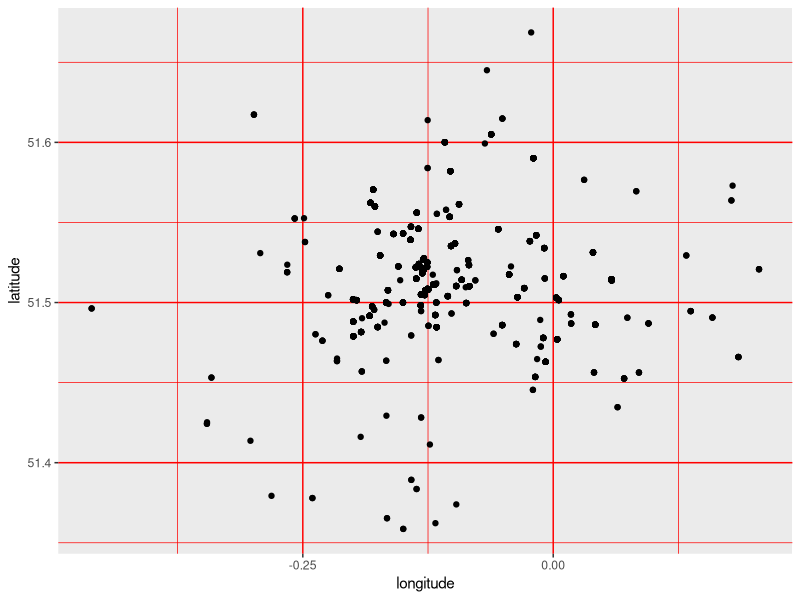
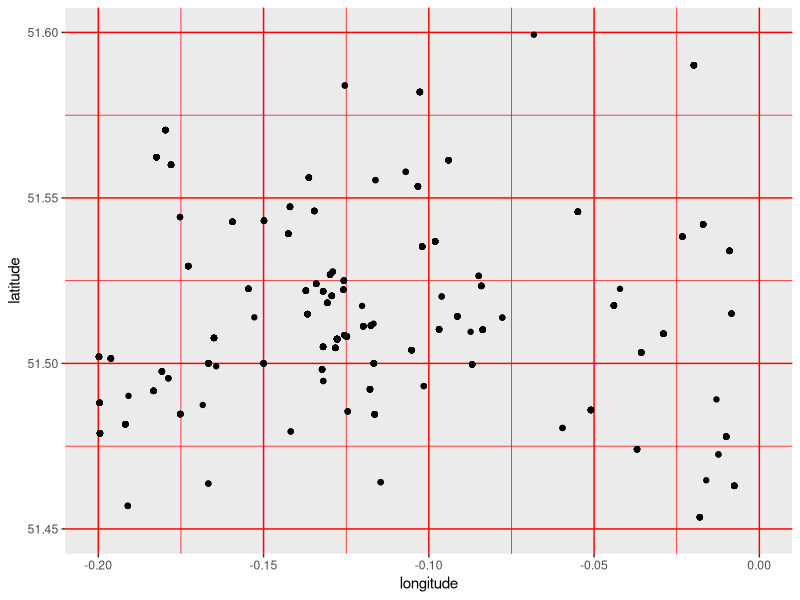
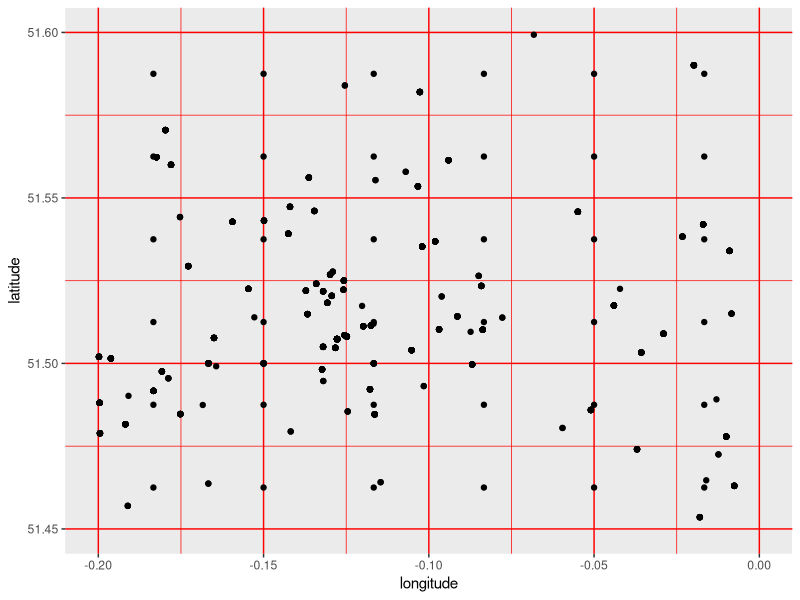

R code for these plots, in order: (Note: this script raises an error after producing the figures.)
##################################################################################
############################# Thingful Experiment ################################

#### Loading all the libraries needed for the experiment
library(ggplot2)
library(reshape2)
library(rpart)
library(caret)
library(data.table)
library(randomForest)

set.seed(12321)

setwd("~/Admin/Work/Thingful/R Files") ## <- Change according to your directory

##################################################################################
########################### Processing of the data ###############################

thing_data <- read.csv(file = "Things_data.csv")

## Plot to get an idea of spread

p <- qplot(longitude, latitude, data = thing_data)
p + theme(panel.grid.minor = element_line(colour = "red"), 
          panel.grid.major = element_line(colour = "red"))

#### Set these variables according to analysis of above plot

min.lat <- 51.45    
max.lat <- 51.6     

min.lng <- -0.20    
max.lng <- 0        

resolution.lat <- 6  
resolution.lng <- 6  

########################

new_thing_data <- thing_data[which(thing_data$latitude >= min.lat & thing_data$latitude < max.lat & 
                                     thing_data$longitude >= min.lng & thing_data$longitude < max.lng),]

## Plotting the new data to get an idea of where the gaps are

p <- qplot(longitude, latitude, data = new_thing_data, xlim = c(min.lng, max.lng),
           ylim = c(min.lat, max.lat))
p + theme(panel.grid.minor = element_line(colour = "red"), 
          panel.grid.major = element_line(colour = "red"))

#### Drop unnecessary columns

dat1 <- new_thing_data[,c(2,3,4,5)]

#### More Cleaning

dat1[dat1$id == "temp",3] <- "temperature"
dat1[dat1$id == "no2",3] <- "Nitrogen Dioxide"
dat1[dat1$id == "hum",3] <- "screen_relative_humidity"

coordinates <- as.data.table(cbind(dat1$longitude, dat1$latitude))

##################################################################################
#################### Build centroids to cluster data around ######################

distance.lat <- max.lat - min.lat
distance.lng <- max.lng - min.lng

centers <- data.frame()

dist.lat <- distance.lat/resolution.lat
dist.lng <- distance.lng/resolution.lng

centers <- data.frame()

centers.lng <- data.frame()
centers.lat <- data.frame()

centers.lng[1,1] <- min.lng + (dist.lng/2)
centers.lat[1,1] <- min.lat + (dist.lat/2)

for (j in 2:resolution.lng){
  centers.lng[j,1] <- centers.lng[j-1,1] + dist.lng
}

for (i in 2:resolution.lat){
  centers.lat[i,1] <- centers.lat[i-1,1] + dist.lat
}

t = 1
for (i in 1:resolution.lng){
  
  for (j in 1:resolution.lat){
    print(t)
    centers[t,1] <- centers.lat[j,1]
    centers[t,2] <- centers.lng[i,1]
    t = t + 1
  }
  
  t = i*(resolution.lat)+1
  
}

##################################################################################
######## Plot centers and add as dummy variables to data to vizualize ############

dat_test <- dat1
centers[,3] <- "center"
centers[,4] <- 1
colnames(centers) <- c("latitude", "longitude", "id", "value")

dat_test <- rbind(dat_test, centers)

p <- qplot(longitude, latitude, data = dat_test, xlim = c(min.lng, max.lng),
           ylim = c(min.lat, max.lat))
p + theme(panel.grid.minor = element_line(colour = "red"), 
          panel.grid.major = element_line(colour = "red"))

##################################################################################
################# Perform clustering algorithm to data ###########################

coordinates <- as.data.table(cbind(dat_test$latitude, dat_test$longitude))

centers_1 <- centers[,c(1,2)]

clusters <- kmeans(coordinates, centers_1, iter.max = 1)

coordinates1 <- coordinates
coordinates1$cluster <- clusters$cluster

cluster <- clusters$cluster

dat2 <- cbind(dat_test, cluster)

##################################################################################
############ Give sensors uniq ids based on location - df.wide3 ##################

#### Flatten out the data with dcast to get "id" as variables

df.wide_uniq <- dcast(dat2, cluster ~ id, mean,  value.var = "value")

#### Some minor cleaning

colnames(df.wide_uniq)[12] <- "Nitrogen.Dioxide"
colnames(df.wide_uniq)[2] <- "Air.Quality.Index"
colnames(df.wide_uniq)[16] <- "PM10.Particulate"
colnames(df.wide_uniq)[17] <- "PM2.5.Particulate"
colnames(df.wide_uniq)[23] <- "Sulphur.Dioxide"

####

df.wide.centers <- cbind(df.wide_uniq, centers[,c(1,2)])

p2 <- ggplot(df.wide.centers, aes(x = longitude, y =latitude)) 
p2 + geom_tile(aes(fill = temperature)) + scale_fill_gradient(name = "Heat Map with Missing values",
                                                              low = "white", high = "orange")

name.col <- as.data.frame(as.data.table(dimnames(df.wide_uniq)[2]))

##################################################################################
############################## Filling in df.wide ################################

df.wide_test <- df.wide

for (i in 1:nrow(df.wide_test)){
  
  for (j in 2:length(df.wide_test)){
    
    if (is.na(df.wide_test[i,j])){
      index <- (df.wide_test[i,1])
      df.wide_test[i,j] <- df.wide_uniq[index,j]
      
    }
  }
}

##################################################################################
####### Examine missing data to determine what variables to keep/drop ############

#### For uniq variables

missing.data <- data.frame(2)

for (i in 1:length(df.wide_uniq)){
  missing.data[i,1] <- name.col[i,]
  missing.data[i,2] <- sum(is.na(df.wide_uniq[,i]))
}

colnames(missing.data) <- c("id", "no. missing")

#### For aggregated data

missing.data.test <- data.frame(2)

for (i in 1:length(df.wide)){
  missing.data.test[i,1] <- name.col[i,]
  missing.data.test[i,2] <- sum(is.na(df.wide_test[,i]))
}

colnames(missing.data.test) <- c("id", "no. missing")

##################################################################################
############################# Machine Learning ###################################

############################# rPart - df.wde_test ################################

df.wide_test2 <- df.wide_test[!is.na(df.wide_test$temperature),]
df.wide_test2$temperature <- round(df.wide_test2$temperature)
df.wide_test2$temperature <- as.factor(df.wide_test2$temperature)

inTrain <- createDataPartition(df.wide_test2$temperature, p = 0.6, list = FALSE)
train_model <- df.wide_test2[inTrain,]
train_validate <- df.wide_test2[-inTrain,]

## Using Rpart

startTime <- Sys.time()

modFit_rp <- rpart(temperature ~ ., data = train_model, method = "class")

runTime <- Sys.time() - startTime
runTime

pred <- predict(modFit_rp, train_validate, type = "class")
confusionMatrix(pred, train_validate$temperature)

############################# randomForest - df.wde_test #########################

df.wide_test2.impute <- rfImpute(temperature ~ .,df.wide_test2)

inTrain <- createDataPartition(df.wide_test2.impute$temperature, p = 0.6, list = FALSE)
train_model <- df.wide_test2.impute[inTrain,]
train_validate <- df.wide_test2.impute[-inTrain,]

startTime <- Sys.time()

modFit_rf <- randomForest(temperature ~ ., data = train_model)

runTime <- Sys.time() - startTime
runTime

pred2 <- predict(modFit_rf, train_validate, type = "class")
confusionMatrix(pred2, train_validate$temperature)

################################ Predict Final result ############################

Final_pred <- predict(modFit_rf, df.wide_uniq, type = "class") ### <- Not Working


